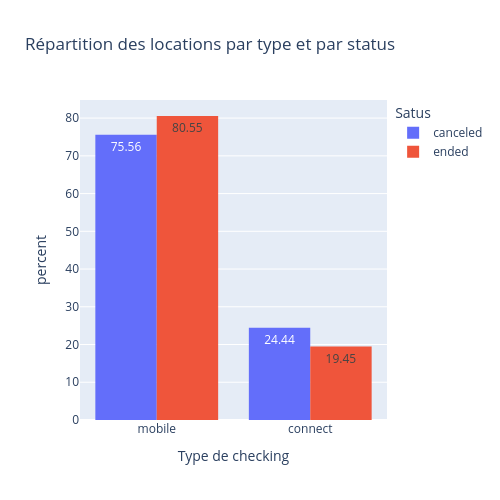

Notebook cell for this chart:
### Code cell
fig = px.histogram(data, x="checkin_type", color="state", title='Répartition des locations par type et par status', text_auto='.2f',
                   histnorm='percent',
                   barmode="group",
                   #barnorm='percent',
                   labels={
                     "percent": "Pourcentage",
                     'checkin_type':'Type de checking',
                     'state': 'Satus'
                 },             

                 width = 500,
                 height = 500)
fig.show()

### Figure 1 — Plotly figure (JSON) as saved in the notebook; plotly's stock layout.template omitted (floating-point values rounded to 4 significant figures; data arrays with more than 128 entries replaced by an {"elided": "..."} marker saying what was removed)
{"data": [{"alignmentgroup": "True", "bingroup": "x", "histnorm": "percent", "hovertemplate": "Satus=canceled<br>Type de checking=%{x}<br>percent=%{y}<extra></extra>", "legendgroup": "canceled", "marker": {"color": "#636efa", "pattern": {"shape": ""}}, "name": "canceled", "offsetgroup": "canceled", "orientation": "v", "showlegend": true, "texttemplate": "%{value:.2f}", "type": "histogram", "x": {"elided": "3265 str values"}, "xaxis": "x", "yaxis": "y"}, {"alignmentgroup": "True", "bingroup": "x", "histnorm": "percent", "hovertemplate": "Satus=ended<br>Type de checking=%{x}<br>percent=%{y}<extra></extra>", "legendgroup": "ended", "marker": {"color": "#EF553B", "pattern": {"shape": ""}}, "name": "ended", "offsetgroup": "ended", "orientation": "v", "showlegend": true, "texttemplate": "%{value:.2f}", "type": "histogram", "x": {"elided": "18045 str values"}, "xaxis": "x", "yaxis": "y"}], "layout": {"barmode": "group", "height": 500, "legend": {"title": {"text": "Satus"}, "tracegroupgap": 0}, "title": {"text": "Répartition des locations par type et par status"}, "width": 500, "xaxis": {"anchor": "y", "domain": [0, 1], "title": {"text": "Type de checking"}}, "yaxis": {"anchor": "x", "domain": [0, 1], "title": {"text": "percent"}}}}
